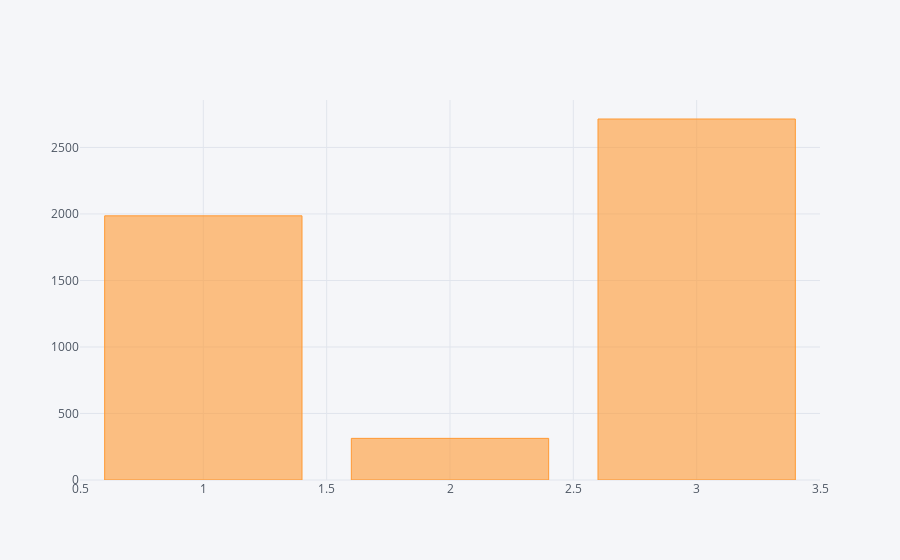

The code cell stored with this chart in its notebook:
### Code cell
data_corpus.reset_index().groupby('polarity').agg({'index': 'count'}).iplot(kind='bar')

### Figure 1 — Plotly figure (JSON) as saved in the notebook; plotly's stock layout.template omitted (floating-point values rounded to 4 significant figures)
{"data": [{"marker": {"color": "rgba(255, 153, 51, 0.6)", "line": {"color": "rgba(255, 153, 51, 1.0)", "width": 1}}, "name": "index", "orientation": "v", "text": "", "type": "bar", "uid": "88e052b2-8aaf-4a35-a613-42350177d89d", "x": [1, 2, 3], "y": [1986, 313, 2714]}], "layout": {"legend": {"bgcolor": "#F5F6F9", "font": {"color": "#4D5663"}}, "paper_bgcolor": "#F5F6F9", "plot_bgcolor": "#F5F6F9", "title": {"font": {"color": "#4D5663"}}, "xaxis": {"gridcolor": "#E1E5ED", "showgrid": true, "tickfont": {"color": "#4D5663"}, "title": {"font": {"color": "#4D5663"}, "text": ""}, "zerolinecolor": "#E1E5ED"}, "yaxis": {"gridcolor": "#E1E5ED", "showgrid": true, "tickfont": {"color": "#4D5663"}, "title": {"font": {"color": "#4D5663"}, "text": ""}, "zerolinecolor": "#E1E5ED"}}}
